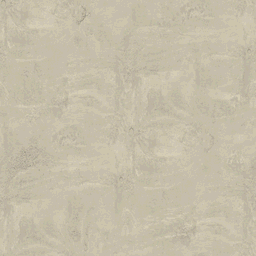
#> input picture assets/environment/textures_ps1_256/concrete.png, 256 x 256 px, found by its file name
$ python hd_stage1_normal_maps.py
#> lines starting #> are read from the running program, lines starting #| are printed output that depends on the picture
"""Generate isolated height/normal-map candidates from existing albedos.

This is a diagnostic pilot only: it never edits game assets or materials.
"""
from pathlib import Path

import numpy as np
from PIL import Image, ImageFilter

ROOT = Path(__file__).resolve().parents[2]
OUT = ROOT / "artifacts/hd_stage1"
OUT.mkdir(parents=True, exist_ok=True)

SOURCES = {
    "concrete": ("assets/environment/textures/concrete.png", 0.42, 2.8),
    "old_bricks": ("assets/environment/textures/bricks_old.png", 0.72, 3.6),
    "asphalt_cracked": ("assets/environment/textures/asphalt_cracked.png", 0.60, 2.5),
}


def make_maps(path: Path, gain: float, normal_strength: float):
#> called with gain = 0.42, normal_strength = 2.8
    rgb = Image.open(path).convert("RGB")
#> rgb is the input picture: PIL image 256x256 RGB; mean R, G, B 197.4, 189.6, 169
    lum = np.asarray(rgb.convert("L"), dtype=np.float32) / 255.0
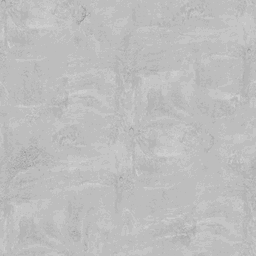
#> lum: shape (256, 256) float32; min 0.604, max 0.835, mean 0.744
    # Separate broad color variation from material relief; retain boundaries
    # already present in the source rather than synthesizing new geometry.
    blurred = np.asarray(
        rgb.convert("L").filter(ImageFilter.GaussianBlur(radius=2.0)),
        dtype=np.float32,
    ) / 255.0
    detail = lum - blurred
    height = np.clip(0.5 + (lum - 0.5) * 0.42 + detail * gain, 0.0, 1.0)

    # Upscale the scalar height field first, then derive normals at final
    # resolution so the 512 map carries actual per-pixel gradients.
    size = (rgb.width * 2, rgb.height * 2)
#> size = (512, 512)
    height_u16 = np.round(height * 65535).astype("<u2")
    h_img = Image.frombytes("I;16", (rgb.width, rgb.height), height_u16.tobytes())
    h_img = h_img.resize(size, Image.Resampling.BICUBIC)
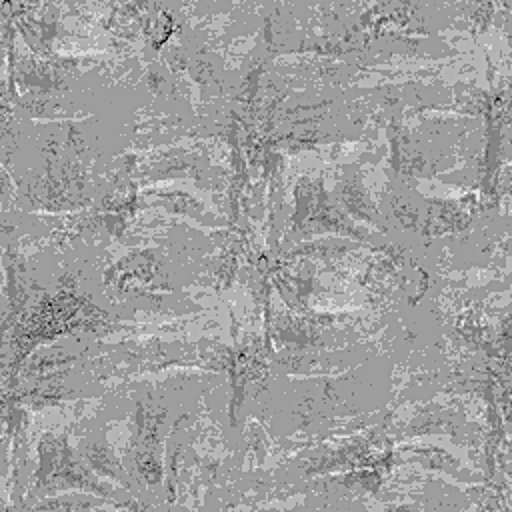
#> h_img: PIL image 512x512 I;16; min 32887, max 43439, mean 39471.6; drawn with min black and max white
    height_512 = np.asarray(h_img, dtype=np.float32) / 65535.0

    # Repeat-aware central differences at 512px. Strength is deliberately
    # stronger than the first diagnostic pass; validate in engine before use.
    dx = (np.roll(height_512, -1, axis=1) - np.roll(height_512, 1, axis=1)) * 0.5
    dy = (np.roll(height_512, -1, axis=0) - np.roll(height_512, 1, axis=0)) * 0.5
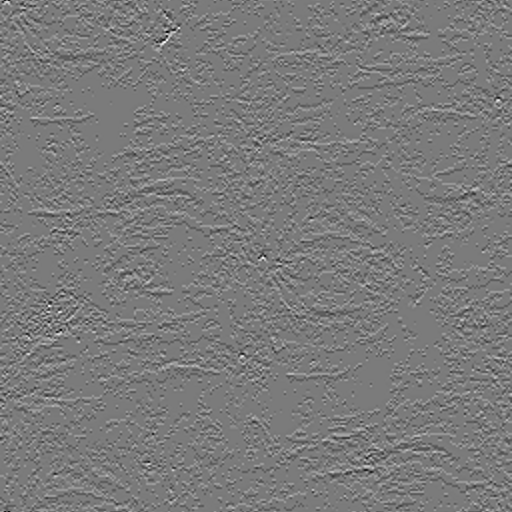
#> dy: shape (512, 512) float32; min -0.0465, max 0.0499, mean 2.27e-12; drawn with min black and max white
    nx = -dx * normal_strength
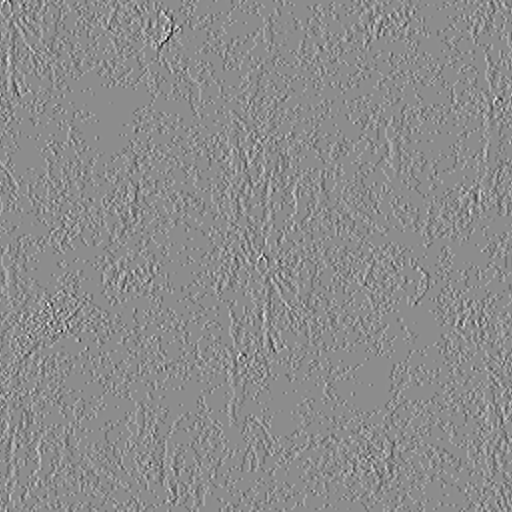
#> nx: shape (512, 512) float32; min -0.16, max 0.13, mean -3.87e-13; drawn with min black and max white
    ny = -dy * normal_strength
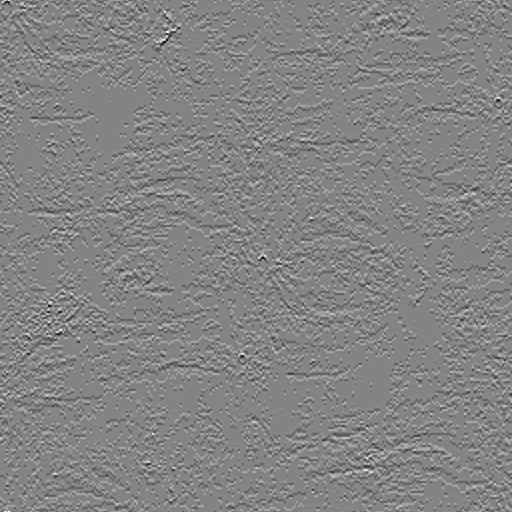
#> ny: shape (512, 512) float32; min -0.14, max 0.13, mean 2.73e-12; drawn with min black and max white
    nz = np.ones_like(height_512)
    length = np.sqrt(nx * nx + ny * ny + nz * nz)
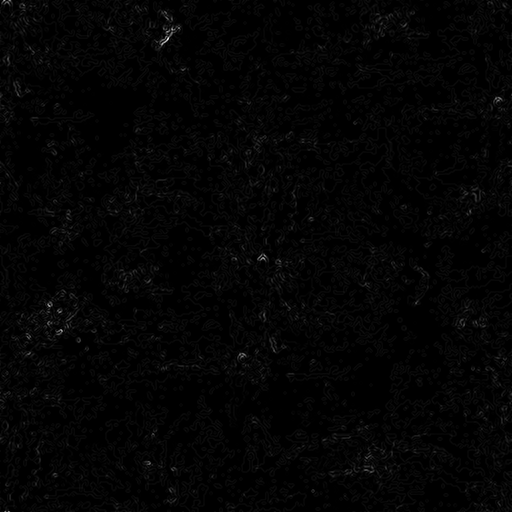
#> length: shape (512, 512) float32; min 1, max 1.02, mean 1; drawn with min black and max white
    normal = np.stack(
        (nx / length * 0.5 + 0.5, ny / length * 0.5 + 0.5,
         nz / length * 0.5 + 0.5), axis=-1
    )
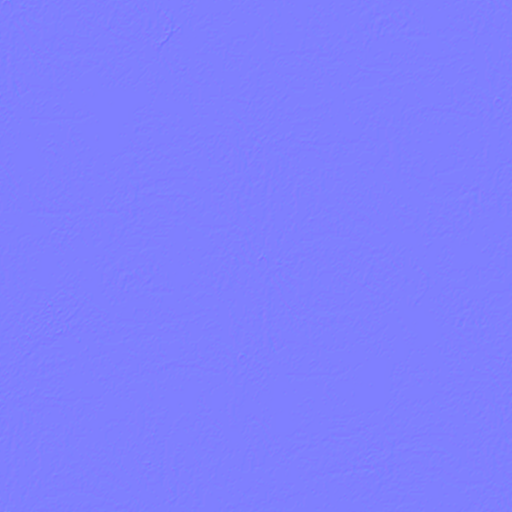
#> normal: shape (512, 512, 3) float32; mean of channels 0, 1, 2 0.5, 0.5, 1; drawn as R, G, B
    n_img = Image.fromarray(np.round(np.clip(normal, 0, 1) * 255).astype(np.uint8), "RGB")
    return h_img, n_img, height


reports = []
for name, (relative, gain, strength) in SOURCES.items():
    source = ROOT / relative
    if not source.exists():
        raise FileNotFoundError(source)
    height_img, normal_img, height = make_maps(source, gain, strength)
    height_img.save(OUT / f"{name}_height_512.png", optimize=True)
    normal_img.save(OUT / f"{name}_normal_512.png", optimize=True)
    # Difference across opposing borders, measured in normalized height units.
    seam_x = float(np.mean(np.abs(height[:, 0] - height[:, -1])))
#> seam_x = 0.0104
    seam_y = float(np.mean(np.abs(height[0, :] - height[-1, :])))
#> seam_y = 0.00907
    reports.append(
        f"{name}: {height_img.width}x{height_img.height}; "
        f"edge_delta_x={seam_x:.4f}; edge_delta_y={seam_y:.4f}"
    )
#> pass 2 of the loop `for name, (relative, gain, strength) in SOURCES.items():`:
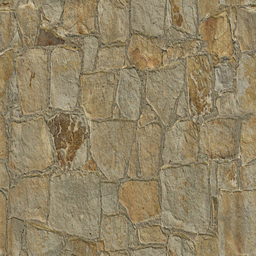
#> input picture assets/environment/textures_ps1_256/bricks_old.png, 256 x 256 px, found by its file name
#> in make_maps, rgb is the input picture: PIL image 256x256 RGB; mean R, G, B 145.8, 131.3, 100.7
#> in make_maps (call 2), `length = np.sqrt(nx * nx + ny * ny + nz * nz)`:
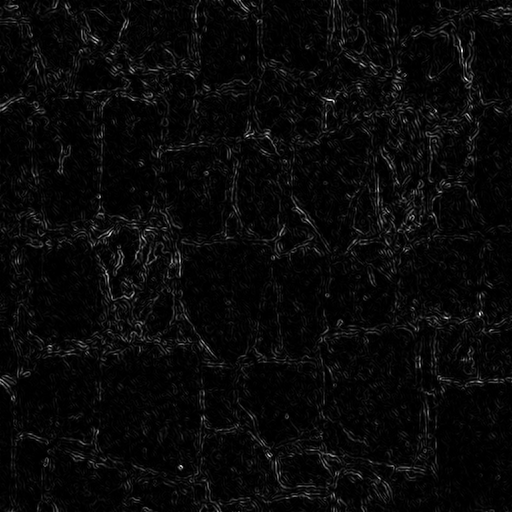
#> length: shape (512, 512) float32; min 1, max 1.29, mean 1.01; drawn with min black and max white
#> in make_maps (call 2), `normal = np.stack( (nx / length * 0.5 + 0.5, ny / length * 0.5 + 0.5, ..`:
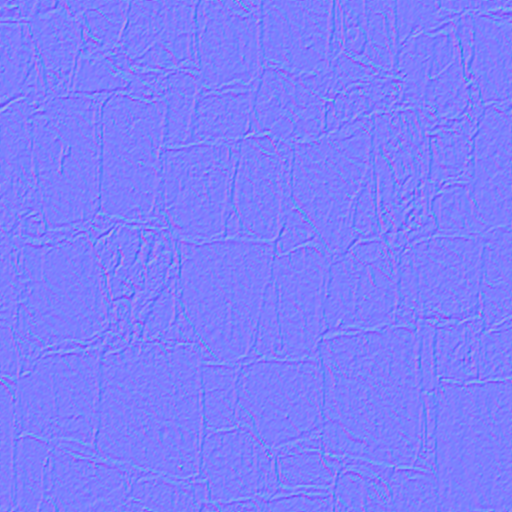
#> normal: shape (512, 512, 3) float32; mean of channels 0, 1, 2 0.5, 0.5, 0.996; drawn as R, G, B
#> seam_x = 0.0383
#> seam_y = 0.0423
#> pass 3 of the loop `for name, (relative, gain, strength) in SOURCES.items():`:
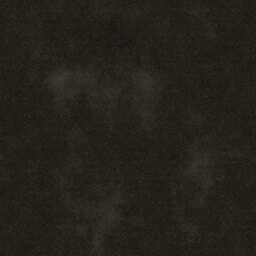
#> input picture assets/environment/textures_ps1_256/asphalt_cracked.png, 256 x 256 px, found by its file name
#> in make_maps, rgb is the input picture: PIL image 256x256 RGB; mean R, G, B 36.2, 33.8, 26.9
#> in make_maps (call 3), `length = np.sqrt(nx * nx + ny * ny + nz * nz)`:
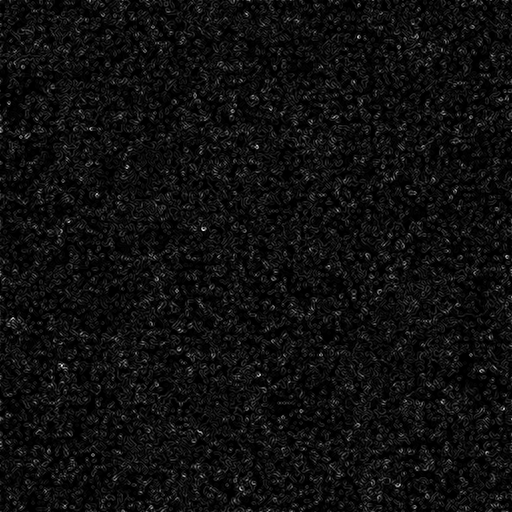
#> length: shape (512, 512) float32; min 1, max 1.01, mean 1; drawn with min black and max white
#> in make_maps (call 3), `normal = np.stack( (nx / length * 0.5 + 0.5, ny / length * 0.5 + 0.5, ..`:
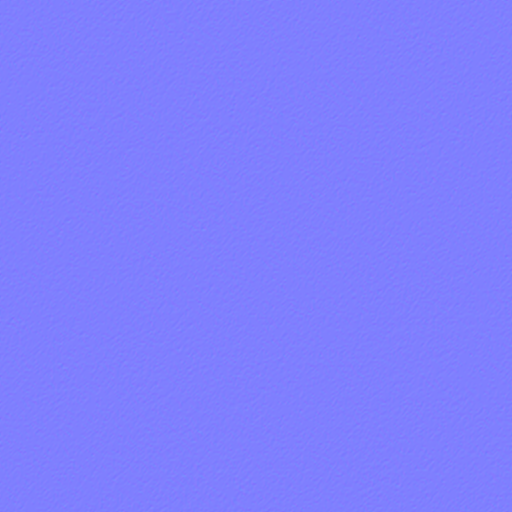
#> normal: shape (512, 512, 3) float32; mean of channels 0, 1, 2 0.5, 0.5, 1; drawn as R, G, B
#> seam_x = 0.0164
#> seam_y = 0.0153

(OUT / "normal_map_pilot_report.txt").write_text(
    "ISOLATED HEIGHT/NORMAL MAP PILOT\n"
    "No game material or source texture was modified.\n"
    + "\n".join(reports) + "\n",
    encoding="utf-8",
)
print("NORMAL_MAP_PILOT_OK")
print("\n".join(reports))
#| concrete: 512x512; edge_delta_x=0.0104; edge_delta_y=0.0091
#| old_bricks: 512x512; edge_delta_x=0.0383; edge_delta_y=0.0423
#| asphalt_cracked: 512x512; edge_delta_x=0.0164; edge_delta_y=0.0153
